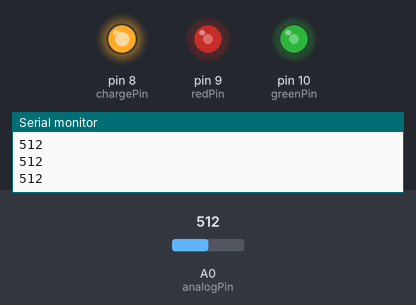
The sketch below on a simulated Arduino Uno, built with avr-gcc and run on an emulated ATmega328P. On the bench: output pins drawn as LEDs (lit = HIGH), the last lines printed to the serial monitor. Inputs (shaded band) come from the test bench; at power-on: A0 (analogPin) = 512.

Above: at 3.2 s.
3.3 s: A0 (analogPin) set to 716
At 3.7 s:
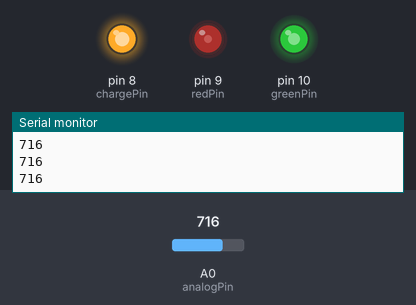
4.8 s: A0 (analogPin) set to 900
At 6.0 s:
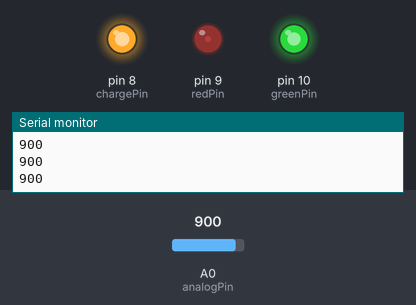
6.3 s: A0 (analogPin) set to 1020
At 6.6 s:
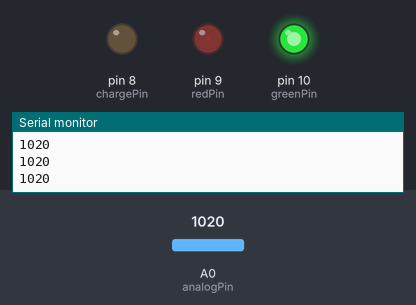
7.8 s: A0 (analogPin) set to 511
At 8.4 s:
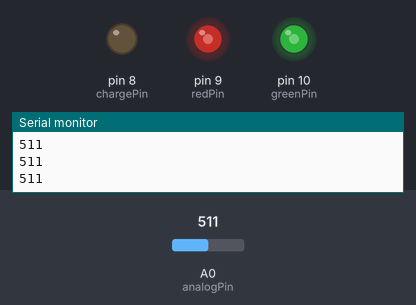
9.3 s: A0 (analogPin) set to 306
At 9.6 s:
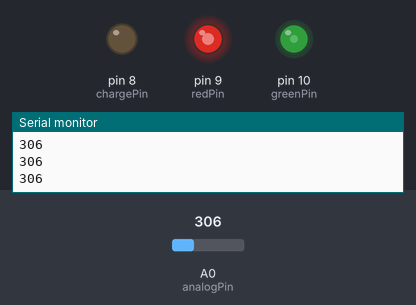
10.8 s: A0 (analogPin) set to 122
At 11.9 s:
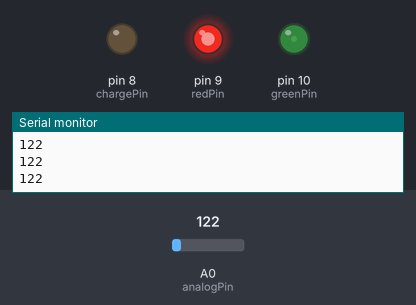
Timing chart, 0 to 13.3 s (numbered marks = the images above; inputs shaded):
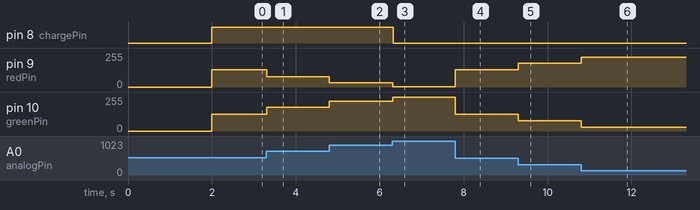

Measured:
- after the input at 3.3 s, pin 9 (redPin): 128/255 → 77/255 at once; pin 10 (greenPin): 127/255 → 178/255 at once
- after the input at 4.8 s, pin 9 (redPin): 77/255 → 31/255 at once; pin 10 (greenPin): 178/255 → 224/255 at once
- after the input at 6.3 s, pin 8 (chargePin): HIGH → LOW at once; pin 9 (redPin): 31/255 → 1/255 at once; pin 10 (greenPin): 224/255 → 254/255 at once
- after the input at 7.8 s, pin 9 (redPin): 1/255 → 128/255 at once; pin 10 (greenPin): 254/255 → 127/255 at once
- after the input at 9.3 s, pin 9 (redPin): 128/255 → 179/255 at once; pin 10 (greenPin): 127/255 → 76/255 at once
- after the input at 10.8 s, pin 9 (redPin): 179/255 → 225/255 at once; pin 10 (greenPin): 76/255 → 30/255 at once

The sketch:

CapacitorGraphics.ino
```cpp
// Definim pinii
const int chargePin = 8;     // Pinul care "pompează" curent sau îl trage înapoi
const int analogPin = A0;    // Pinul care măsoară nivelul de încărcare
const int redPin = 9;        // Pin PWM pentru culoarea Roșie
const int greenPin = 10;     // Pin PWM pentru culoarea Verde

// Variabile pentru starea circuitului
int voltageValue = 0;        // Va stoca valoarea citită (între 0 și 1023)
bool isCharging = true;      // Ține minte dacă suntem pe încărcare sau descărcare

void setup() {
  // Setăm pinii
  pinMode(chargePin, OUTPUT);
  pinMode(redPin, OUTPUT);
  pinMode(greenPin, OUTPUT);

  // Pornim comunicarea serială cu PC-ul pentru "Osciloscop"
  Serial.begin(9600);

  // Începem prin a descărca complet capacitorul (pentru siguranță)
  digitalWrite(chargePin, LOW);
  delay(2000);
}

void loop() {
  // 1. Decidem dacă încărcăm sau descărcăm
  if (isCharging) {
    digitalWrite(chargePin, HIGH); // Trimitem 5V spre capacitor
  } else {
    digitalWrite(chargePin, LOW);  // Facem pinul 0V ca să se descarce capacitorul în el
  }

  // 2. Măsurăm tensiunea de pe capacitor
  // Va fi o valoare de la 0 (descărcat, 0V) la 1023 (încărcat, 5V)
  voltageValue = analogRead(analogPin);

  // 3. Trimitem valoarea către PC (Aici se întâmplă magia pentru grafic!)
  Serial.println(voltageValue);

  // 4. Transformăm valoarea citită în culori pentru LED-ul RGB
  // Mapăm valoarea 0-1023 la 0-255 (cât suportă pinii PWM pentru LED)
  int redIntensity = map(voltageValue, 0, 1023, 255, 0);   // Scade pe măsură ce se încarcă
  int greenIntensity = map(voltageValue, 0, 1023, 0, 255); // Crește pe măsură ce se încarcă

  // Aplicăm culorile:
  // Descărcat = Roșu pur (255, 0)
  // La jumătate = Galben (amestec de roșu cu verde)
  // Încărcat = Verde pur (0, 255)
  analogWrite(redPin, redIntensity);
  analogWrite(greenPin, greenIntensity);

  // 5. Verificăm dacă a ajuns la capăt ca să schimbăm direcția
  if (voltageValue >= 1010 && isCharging) {
    // Dacă e aproape plin, oprește încărcarea și începe descărcarea
    isCharging = false;
  }
  else if (voltageValue <= 10 && !isCharging) {
    // Dacă e aproape gol, începe să-l încarci din nou
    isCharging = true;
  }

  // O mică pauză ca să nu inundăm PC-ul cu date prea rapid
  delay(10);
}
```
